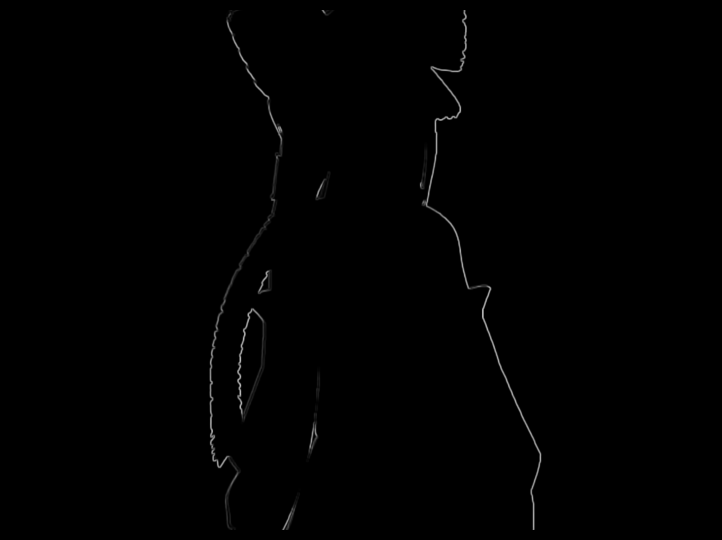
#> input picture src/lagecy/var_img.png, 1444 x 1080 px (shown at 1/2 size)
$ python -i out_img.py   (imports and definitions only)
#> lines starting #> are read from the running program, lines starting #| are printed output that depends on the picture
#> further down, picture is the input picture: PIL image 1444x1080 L; min 0, max 204, mean 1
from PIL import Image
import numpy as np
from get_red_arr import get_red_arr

# 读入图像
def get_out_img(var_img: Image) -> Image:
    img = var_img.convert('L')
    width, height = img.size
#> width = 1444; height = 1080

    gray_arr  = np.array(img).astype(np.double) / 255 # 将灰度图转换为 NumPy 数组
    gray_arr  = (gray_arr - gray_arr.min()) / (gray_arr.max() - gray_arr.min() + 1e-4) # 1, 0
    green_arr = gray_arr * (220/255)
    img = img.resize((width // 2, height // 2))
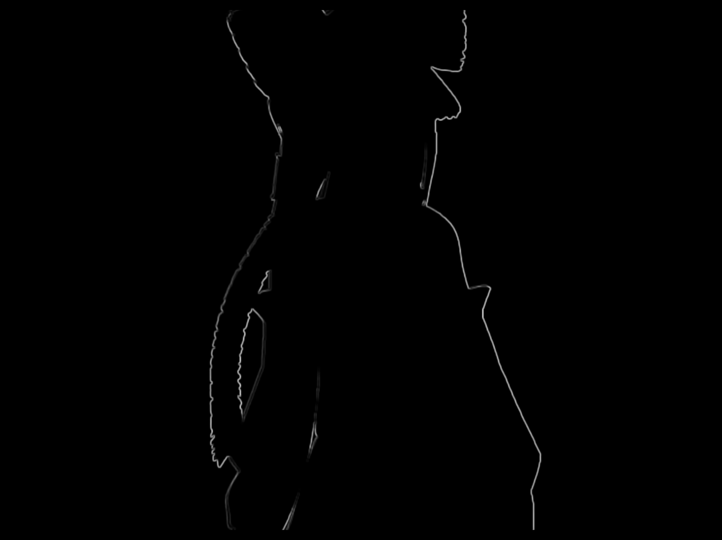
#> img: PIL image 722x540 L; min 0, max 184, mean 1

    gray_arr = np.array(img).astype(np.double) / 255
#> gray_arr: shape (540, 722) float64
    gray_arr = (gray_arr - gray_arr.min()) / (gray_arr.max() - gray_arr.min() + 1e-4) # 1, 0

#> (the run stopped early here; a loop or call above may not have finished)
